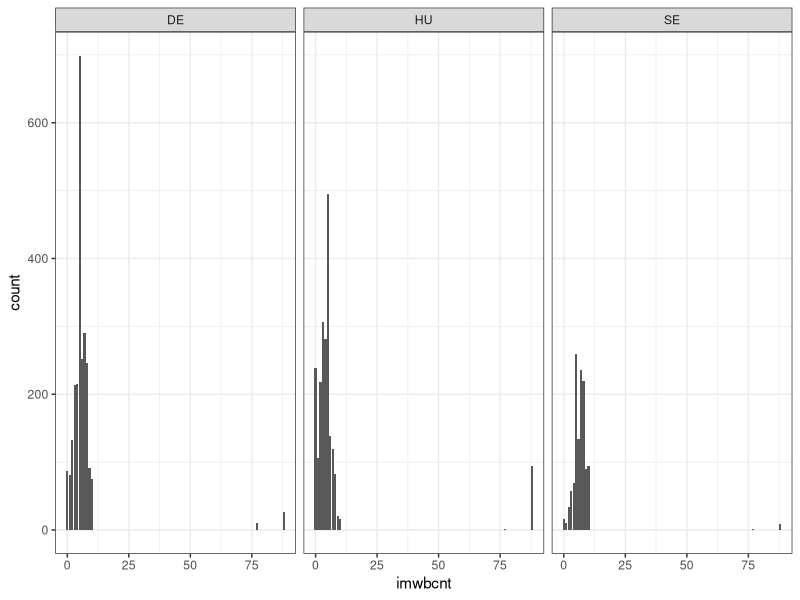

Recreate this plot in R.
## ---- chunk 1
1+1
print("Hello World")
## ---- chunk 2
library(readr)
library(tidyverse)
library(conflicted)
conflict_scout()
## ---- chunk 3
conflicts_prefer(dplyr::filter)
## ---- chunk 4
ESS_Subset <- read_csv("Data/ESS_Subset.csv") # Add your own local path here. 
## ---- chunk 5
view(ESS_Subset)
## ---- chunk 6
colnames(ESS_Subset) <- c(
  "name",
  "essround",
  "edition",
  "proddate",
  "idno",
  "cntry",
  "dweight",
  "pspwght",
  "pweight",
  "anweight",
  "nwspol",
  "polintr",
  "trstprl",  
  "trstplc",
  "lrscale",
  "imbgeco",
  "imueclt",
  "imwbcnt",
  "gndr",
  "agea",
  "eduyrs",
  "inwds",
  "ainws",
  "ainwe",
  "binwe",    
  "inwtm",    
  "prob",
  "stratum",
  "psu"   
)
## ---- chunk 7
library(labelled)

labels <- c(
  name = "Name",
  essround = "ESS Round",
  edition = "Edition",
  proddate = "Production Date",
  idno = "ID Number",
  cntry = "Country",
  dweight = "Design Weight",
  pspwght = "Post Stratification Weight",
  pweight = "Population Weight",
  anweight = "Analysis Weight",
  nwspol = "News Consumption",
  polintr = "Political Interest",
  trstprl = "Trust in Parliament",
  trstplc = "Trust in Police",
  lrscale = "Left Right Scale",
  imbgeco = "Immigration: Good or Bad for Economy",
  imueclt = "Immigration: Cultural Life",
  imwbcnt = "Immigration: Worse or Better for Country",
  gndr = "Gender",
  agea = "Age",
  eduyrs = "Years of Education",
  inwds = "Interview Start Time",
  ainws = "Section A Start Time",
  ainwe = "Section A End Time",
  binwe = "Section B End Time",
  inwtm = "Interview Length (Minutes)",
  prob = "Sampling Probability",
  stratum = "Stratum",
  psu = "Primary Sampling Unit (PSU)"
)

ESS_Subset <- set_variable_labels(ESS_Subset, .labels = labels)
  
## ---- chunk 8

# view(data) We have already tried this
glimpse(ESS_Subset)
head(ESS_Subset,3)
tail(ESS_Subset,3)
dim(ESS_Subset)
# colnames(ESS_Subset) We have already tried this too
# get_variable_labels(ESS_Subset) Will show us the labels we created in the previous section
## ---- chunk 9
library(skimr)
skim(ESS_Subset) # This uses library(skimr); install using install.packages("skimr")
## ---- chunk 10
mean(ESS_Subset$polintr)
median(ESS_Subset$polintr)
head(ESS_Subset$polintr)
tail(ESS_Subset$polintr)
## ---- chunk 11
table(ESS_Subset$polintr)
## ---- chunk 12
table(ESS_Subset$polintr, ESS_Subset$cntry)
## ---- chunk 13
prop.table(table(ESS_Subset$polintr, ESS_Subset$cntry), 2)
## ---- chunk 14
ggplot(ESS_Subset, aes(x=imwbcnt)) + 
  geom_bar() + 
  facet_wrap(~cntry) +
  theme_bw() 
